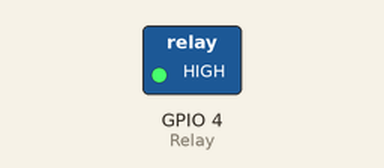
Simulated run of this program. Board: Raspberry Pi (BCM pin numbers). Shown: switched loads named in the program (green lamp = pin HIGH). What the program prints to the terminal is not drawn.

Above: at 0.1 s.
Timing chart, 0 to 1.6 s (numbered marks = the images above):
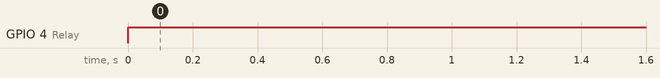

Measured:
- by itself, GPIO 4 (Relay): LOW → HIGH at 0.00 s

The program:

run.py
```python
#!/usr/bin/python

import RPi.GPIO as GPIO
import time
GPIO.setmode(GPIO.BCM)
var = 1
Relay = 4
Sensor = 17
GPIO.setup(Sensor, GPIO.IN)
GPIO.setup(Relay, GPIO.OUT)
GPIO.output(Relay, GPIO.HIGH)
while var == 1:
	if GPIO.input(Sensor):
 		print "PUMP ON"
		GPIO.output(Relay, GPIO.LOW)
	else:
		print "PUMP OFF"
		GPIO.output(Relay, GPIO.HIGH)
#	except KeyboardInterrupt:
#	  print " Quit"
#	  GPIO.cleanup()
```
